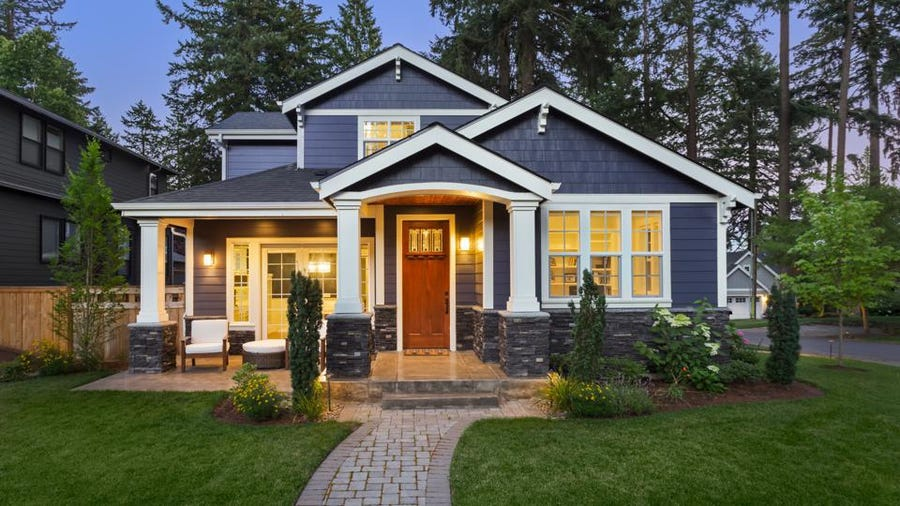
#> input picture house.jpg, 900 x 506 px
$ jupyter execute EXP4.ipynb
#> lines starting #> are read from the running program, lines starting #| are printed output that depends on the picture; after the words box and inside, x2 and y2 are one past the last pixel; in counts of white or black regions, pixels touching at a corner belong together
[cell 1]
import cv2
import matplotlib.pyplot as plt
import numpy as np
import math
import random

[cell 2]
img = cv2.imread('house.jpg' , 0)
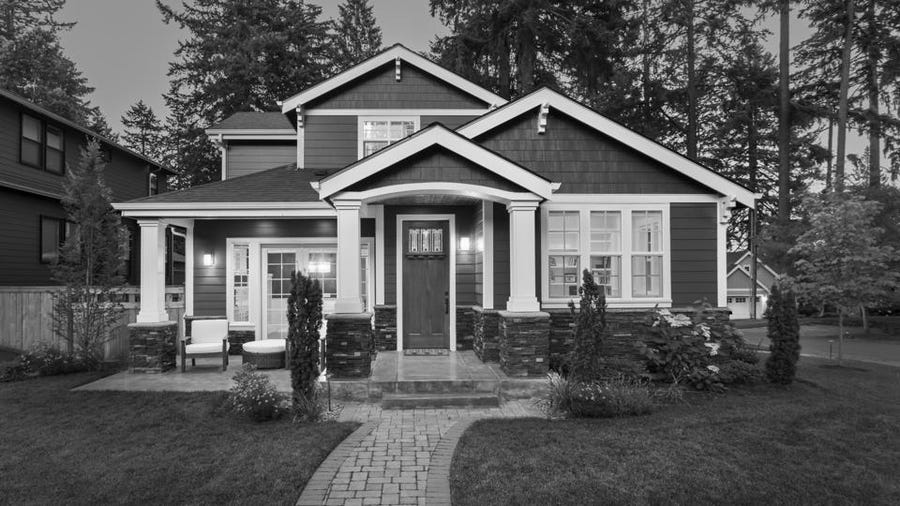
#> img: shape (506, 900); min 0, max 255, mean 90.2
plt.imshow(img , cmap = 'gray')
plt.axis('off')
plt.show()

[cell 3]
h , w = img.shape
#> h = 506; w = 900

[cell 4]
#adding gaussian noise
arr = np.zeros(img.shape, dtype= np.uint8)
mu = 200
sig = 20

cv2.randn(arr , mu , sig)
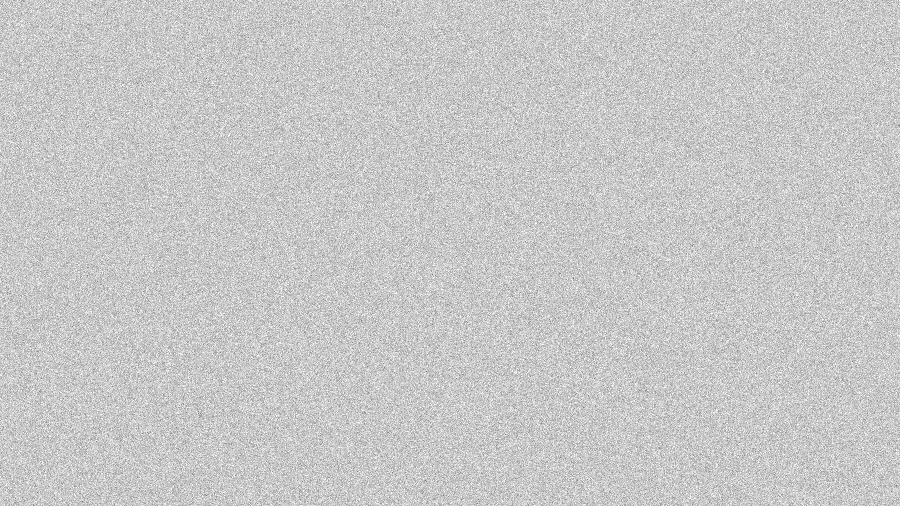
#> arr: shape (506, 900); min 103, max 255, mean 200
add_gn = cv2.add(img , arr)
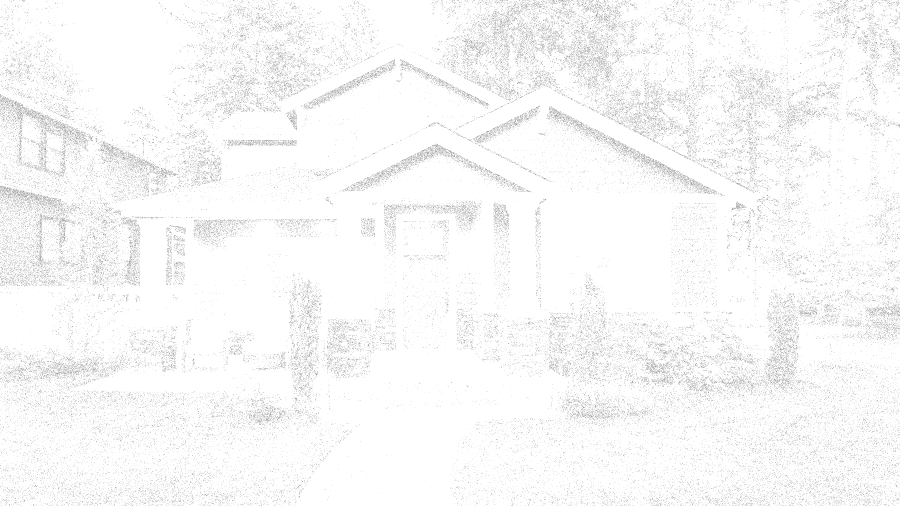
#> add_gn: shape (506, 900); min 132, max 255, mean 248.4

#removing gaussian noise using averaging filter
mask = np.ones([3,3])
mask = mask/9

rem_gn = np.zeros(img.shape)

for i in range(1, h-1):
    for j in range(1, w-1):
        temp = (img[i-1, j-1]*mask[0][0] + img[i, j-1]*mask[1][0] + img[i+1, j-1]*mask[2][0] +
                img[i-1, j]*mask[0][1] +   img[i, j]*mask[1][1] +   img[i+1, j]*mask[2][1] +
                img[i-1, j+1]*mask[0][2] + img[i, j+1]*mask[1][2] + img[i+1, j+1]*mask[2][2] )

        rem_gn[i][j] = temp

#comparing images
fig = plt.figure(figsize = (15, 10))
rows = 1
cols = 2

fig.add_subplot(rows, cols, 1)
plt.imshow(add_gn , cmap = 'gray')
plt.axis('off')
plt.title('gaussian noise img')


fig.add_subplot(rows, cols, 2)
plt.imshow(rem_gn, cmap = 'gray')
plt.axis('off')
plt.title('averaging filter img')
plt.show()
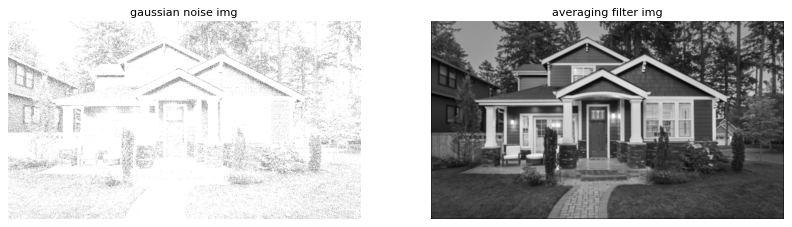
#> figure drawn by matplotlib, 2 panels

[cell 5]
#adding salt noise

pix = random.randint(300,10000)
add_spn = cv2.imread('house.jpg' , 0)

for i in range(pix):
    x = random.randint(0 , h-1)
    y = random.randint(0 , w-1)

    add_spn[x][y] = 255
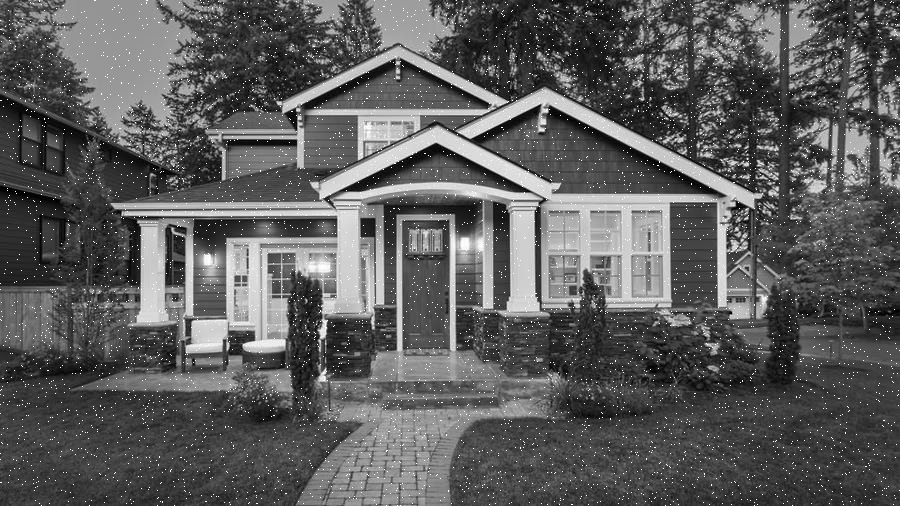
#> add_spn: shape (506, 900); 1.44% of pixels changed, all inside (x1, y1, x2, y2) = (0, 0, 900, 506)

#adding pepper noise

pix = random.randint(300,10000)
add_pn = np.zeros(img.shape)

for i in range(pix):
    x = random.randint(0 , h-1)
    y = random.randint(0 , w-1)

    add_spn[x][y] = 0
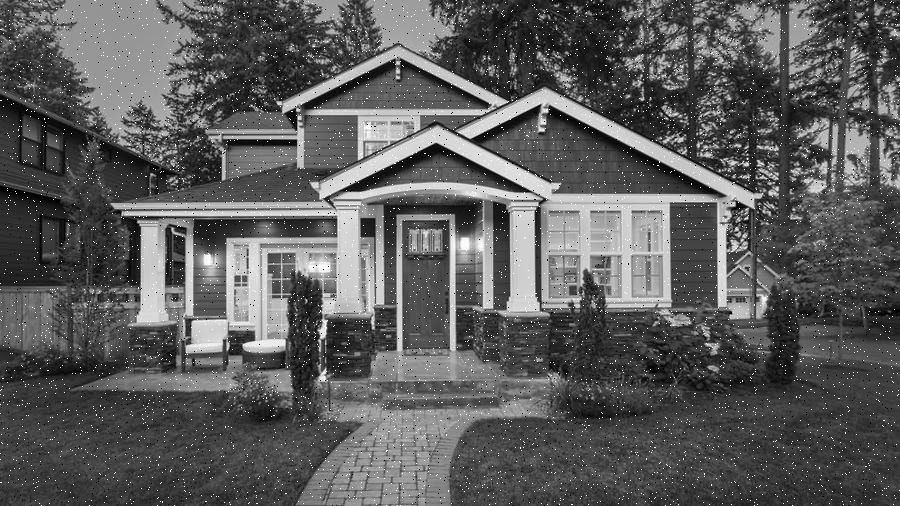
#> add_spn: shape (506, 900); 0.51% of pixels changed, all inside (x1, y1, x2, y2) = (0, 0, 900, 506)

#removing salt and pepper noise using median filter

rem_spn = np.zeros([h,w])

for i in range(1, h-1):
    for j in range(1, w-1):
        temp = [img[i-1, j-1] , img[i, j-1] , img[i+1, j-1] ,
                img[i-1, j] ,  img[i, j] ,   img[i+1, j] ,
                img[i-1, j+1] , img[i, j+1] , img[i+1, j+1] ]

        temp = sorted(temp)
        rem_spn[i][j] = temp[4]

#comparing images
fig = plt.figure(figsize = (15, 10))
rows = 1
cols = 2

fig.add_subplot(rows, cols, 1)
plt.imshow(add_spn , cmap = 'gray')
plt.axis('off')
plt.title('salt and pepper noise img')

fig.add_subplot(rows, cols, 2)
plt.imshow(rem_spn, cmap = 'gray')
plt.axis('off')
plt.title('median filter img')

plt.show()

$ run again, with flower.jpg copied over house.jpg
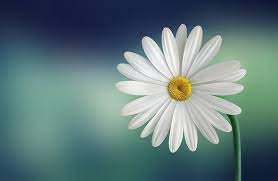
#> input picture flower.jpg, 278 x 181 px
#> after the loop `for i in range(pix):`:
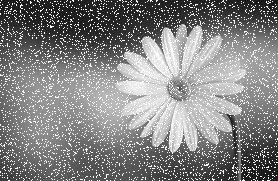
#> add_spn: shape (181, 278); min 15, max 255, mean 132.3
#> after the loop `for i in range(pix):`:
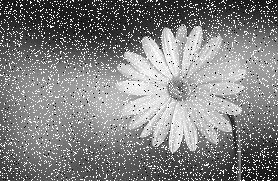
#> add_spn: shape (181, 278); 1.51% of pixels changed, all inside (x1, y1, x2, y2) = (0, 0, 278, 181)
